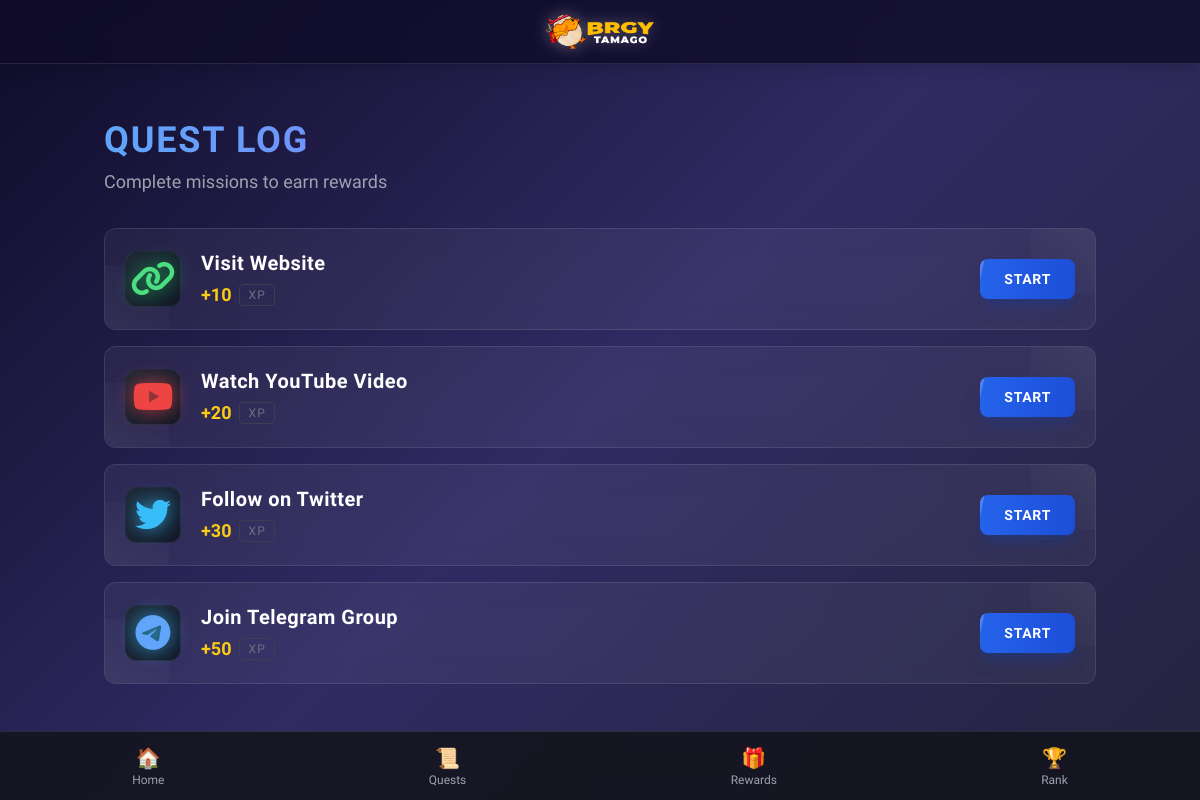
Page /quests/ on the committed database.
### models.py (models this page shows, shortened)
class Quest(db.Model):
    id = db.Column(db.Integer, primary_key=True)
    title = db.Column(db.String(128), nullable=False)
    description = db.Column(db.String(256))
    quest_type = db.Column(db.String(32), nullable=False) # telegram, twitter, youtube, visit, daily_checkin
    points = db.Column(db.Integer, default=10)
    verification_data = db.Column(db.String(256)) # Link to verify or channel ID
    icon = db.Column(db.String(64), default='star') # Icon name for UI
    action_url = db.Column(db.String(256)) # URL to perform the action
    category = db.Column(db.String(64)) # Social, Engagement, Educational, Reward
    expires_at = db.Column(db.DateTime) # Expiration date/time
    is_active = db.Column(db.Boolean, default=True) # Active status
    platform_config = db.Column(db.JSON) # Platform-specific settings (channel_id, account, etc.)
    verification_type = db.Column(db.String(50), default='auto') # 'auto', 'manual', 'proof_required'
    verification_instructions = db.Column(db.Text) # Instructions for users on how to complete/verify

### routes/quests.py (the view, shortened to what this page needs)
@quests_bp.route('/')
def list_quests():
    user_id = session.get('user_id')
    if user_id:
        user = User.query.get(user_id)
        if user and not user.is_onboarded:
            return redirect(url_for('onboarding.show_onboarding'))
    quests = Quest.query.filter_by(is_active=True).order_by(Quest.id.desc()).all()
    checkin_status = {}
    return render_template('quests.html', quests=quests, checkin_status=checkin_status)

### templates/quests.html (shortened to what this page needs)
{% extends "base.html" %}
{% block content %}
<div class="mb-8 pt-4">
    <h1
        class="text-4xl font-bold mb-2 text-transparent bg-clip-text bg-gradient-to-r from-blue-400 to-purple-500 uppercase tracking-wider">
    </h1>
    <p class="text-gray-400 text-lg">Complete missions to earn rewards</p>
</div>
<div class="space-y-4">
    {% for quest in quests %}
    <div class="group relative bg-white/5 backdrop-blur-md border border-white/10 rounded-xl p-5 transition-all duration-300 hover:bg-white/10 hover:scale-[1.02] hover:shadow-[0_0_20px_rgba(59,130,246,0.3)] animate-fade-in"
        data-delay="{{ loop.index0 * 100 }}">
        <div class="flex items-center justify-between relative z-10">
            <div class="flex items-center space-x-5">
                <div
                    class="w-14 h-14 bg-gradient-to-br from-gray-800 to-gray-900 rounded-xl flex items-center justify-center text-2xl border border-white/5 shadow-inner group-hover:shadow-[0_0_10px_rgba(59,130,246,0.5)] transition-shadow">
                    {% if quest.quest_type == 'telegram' %}
                    <i class="fab fa-telegram text-4xl text-blue-400 filter drop-shadow-[0_0_10px_rgba(56,189,248,0.8)]"></i>
                    {% elif quest.quest_type == 'twitter' %}
                    <i class="fab fa-twitter text-4xl text-sky-400 filter drop-shadow-[0_0_10px_rgba(56,189,248,0.8)]"></i>
                    {% elif quest.quest_type == 'youtube' %}
                    <i class="fab fa-youtube text-4xl text-red-500 filter drop-shadow-[0_0_10px_rgba(239,68,68,0.8)]"></i>
                    {% elif quest.quest_type == 'daily_checkin' %}
                    <i class="fas fa-calendar-check text-4xl text-orange-400 filter drop-shadow-[0_0_10px_rgba(251,146,60,0.8)]"></i>
                    {% elif quest.quest_type == 'manual' %}
                    <i class="fas fa-hand-paper text-4xl text-purple-400 filter drop-shadow-[0_0_10px_rgba(168,85,247,0.8)]"></i>
                    {% elif quest.quest_type == 'visit' %}
                    <i class="fas fa-link text-4xl text-green-400 filter drop-shadow-[0_0_10px_rgba(34,197,94,0.8)]"></i>
                    {% endif %}
                </div>
                <div>
                    <h3 class="font-bold text-xl tracking-wide text-white group-hover:text-blue-300 transition-colors">
                        {{ quest.title }}</h3>
                    <div class="flex items-center mt-1">
                        <span class="text-yellow-400 font-bold text-lg mr-2">+{{ quest.points }}</span>
                        <span
                            class="text-xs text-gray-500 uppercase tracking-widest border border-gray-700 px-2 py-0.5 rounded">XP</span>
                    </div>
                </div>
            </div>
            {% if quest.quest_type == 'daily_checkin' %}
            {% set status = checkin_status.get(quest.id, {'checked_in': False, 'streak': 0}) %}
            {% if status['checked_in'] %}
            <div class="text-center">
                <div class="bg-green-600/20 border border-green-500/30 text-green-300 px-6 py-2.5 rounded-lg font-bold">
                    ✓ Checked In
                </div>
                <div class="text-orange-400 font-bold text-sm mt-1">
                    🔥 {{ status['streak'] }} Day Streak
                </div>
            </div>
            {% else %}
            <div class="text-center">
                <button onclick="checkIn('{{ quest.id }}')"
                    class="relative overflow-hidden bg-gradient-to-r from-orange-600 to-orange-700 hover:from-orange-500 hover:to-orange-600 text-white px-6 py-2.5 rounded-lg font-bold tracking-wider uppercase text-sm transition-all transform hover:-translate-y-0.5 shadow-lg shadow-orange-900/50">
                    <span class="relative z-10">Check In</span>
                </button>
                {% if status['streak'] > 0 %}
                <div class="text-orange-400 font-bold text-sm mt-1">
                    🔥 {{ status['streak'] }} Day Streak
                </div>
                {% endif %}
            </div>
            {% endif %}
            {% else %}
            <button onclick="completeQuest('{{ quest.id }}')"
                class="relative overflow-hidden bg-gradient-to-r from-blue-600 to-blue-700 hover:from-blue-500 hover:to-blue-600 text-white px-6 py-2.5 rounded-lg font-bold tracking-wider uppercase text-sm transition-all transform hover:-translate-y-0.5 shadow-lg shadow-blue-900/50">
                <span class="relative z-10">Start</span>
                <div
                    class="absolute inset-0 bg-white/20 transform -skew-x-12 -translate-x-full group-hover:animate-shine">
                </div>
            </button>
            {% endif %}
        </div>
        <div
            class="absolute top-0 right-0 w-16 h-16 bg-gradient-to-bl from-white/5 to-transparent rounded-tr-xl pointer-events-none">
        </div>
        <div
            class="absolute bottom-0 left-0 w-16 h-16 bg-gradient-to-tr from-white/5 to-transparent rounded-bl-xl pointer-events-none">
        </div>
    </div>
    {% endfor %}
</div>
{% endblock %}

### templates/base.html (shortened to what this page needs)
<!DOCTYPE html>
<html lang="en">
<head>
        <link rel="stylesheet" href="https://cdnjs.cloudflare.com/ajax/libs/font-awesome/6.5.1/css/all.min.css">
    <script src="https://cdn.tailwindcss.com"></script>
</head>
<body class="pb-20 pt-20">
    <header
        class="fixed top-0 left-0 right-0 z-40 bg-[#0f0c29]/80 backdrop-blur-md border-b border-white/10 h-16 flex items-center justify-center shadow-lg">
        <div class="container mx-auto px-4 flex items-center justify-center">
            <img src="{{ url_for('static', filename='images/logo.png') }}" alt="BRGY Logo"
                class="h-10 w-auto object-contain filter drop-shadow-[0_0_8px_rgba(255,255,255,0.3)]">
        </div>
    </header>
    <div class="container mx-auto px-4 py-6">
        {% block content %}{% endblock %}
    </div>
    <nav class="bottom-nav flex justify-around py-3">
        <a href="{{ url_for('main.index') }}" class="flex flex-col items-center text-gray-400 hover:text-white">
            <span class="text-xl">🏠</span>
            <span class="text-xs">Home</span>
        </a>
        <a href="{{ url_for('quests.list_quests') }}" class="flex flex-col items-center text-gray-400 hover:text-white">
            <span class="text-xl">📜</span>
            <span class="text-xs">Quests</span>
        </a>
        <a href="{{ url_for('rewards.list_rewards') }}" class="flex flex-col items-center text-gray-400 hover:text-white">
            <span class="text-xl">🎁</span>
            <span class="text-xs">Rewards</span>
        </a>
        <a href="{{ url_for('main.leaderboard') }}" class="flex flex-col items-center text-gray-400 hover:text-white">
            <span class="text-xl">🏆</span>
            <span class="text-xs">Rank</span>
        </a>
    </nav>
</body>
</html>

### templates/base.html (style rules this page uses)
body { background: linear-gradient(135deg, #0f0c29, #302b63, #24243e); color: #ffffff; font-family: 'Rajdhani', sans-serif; min-height: 100vh; }
.bottom-nav { position: fixed; bottom: 0; width: 100%; background: rgba(20, 20, 30, 0.9); backdrop-filter: blur(10px); border-top: 1px solid rgba(255, 255, 255, 0.1); z-index: 50; }

### templates/quests.html (style rules this page uses)
.animate-fade-in { animation: fade-in 0.5s ease-out forwards; opacity: 0; }

### rows in the picture
Quest: quest_type "visit" (drawn), title "Visit Website", points "10"
Quest: quest_type "youtube" (drawn), title "Watch YouTube Video", points "20"
Quest: quest_type "twitter" (drawn), title "Follow on Twitter", points "30"
Quest: quest_type "telegram" (drawn), title "Join Telegram Group", points "50"
